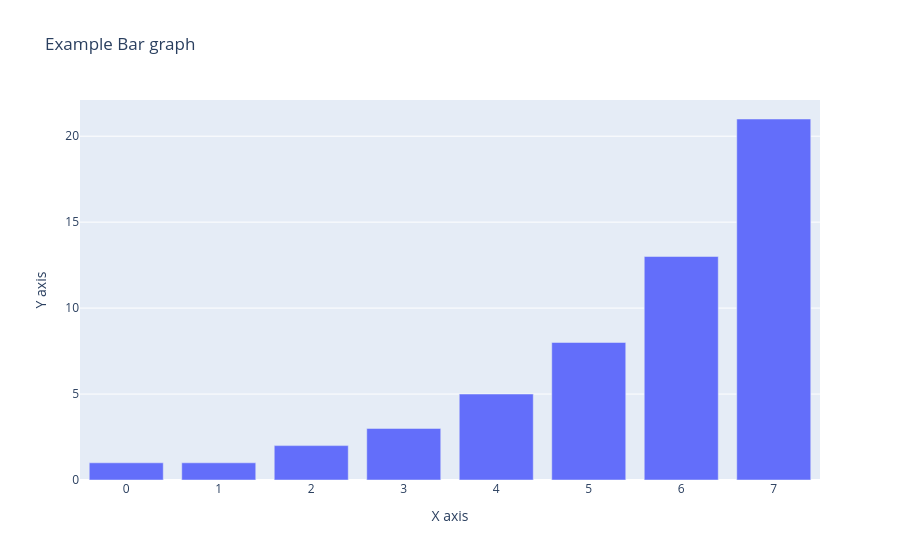

Notebook code for this chart:
### Markdown cell above
You can also create a figure object to have more flexibility later on.

### Code cell
fig = px.bar(y=[1, 1, 2, 3, 5, 8, 13, 21], title = "Example Bar graph", labels = {"x":"X axis", "y":"Y axis"})
fig.show()

### Figure 1 — Plotly figure (JSON) as saved in the notebook; plotly's stock layout.template omitted (floating-point values rounded to 4 significant figures)
{"data": [{"hovertemplate": "X axis=%{x}<br>Y axis=%{y}<extra></extra>", "legendgroup": "", "marker": {"color": "#636efa", "pattern": {"shape": ""}}, "name": "", "orientation": "v", "showlegend": false, "textposition": "auto", "type": "bar", "x": [0, 1, 2, 3, 4, 5, 6, 7], "xaxis": "x", "y": [1, 1, 2, 3, 5, 8, 13, 21], "yaxis": "y"}], "layout": {"barmode": "relative", "legend": {"tracegroupgap": 0}, "title": {"text": "Example Bar graph"}, "xaxis": {"anchor": "y", "domain": [0, 1], "title": {"text": "X axis"}}, "yaxis": {"anchor": "x", "domain": [0, 1], "title": {"text": "Y axis"}}}}
